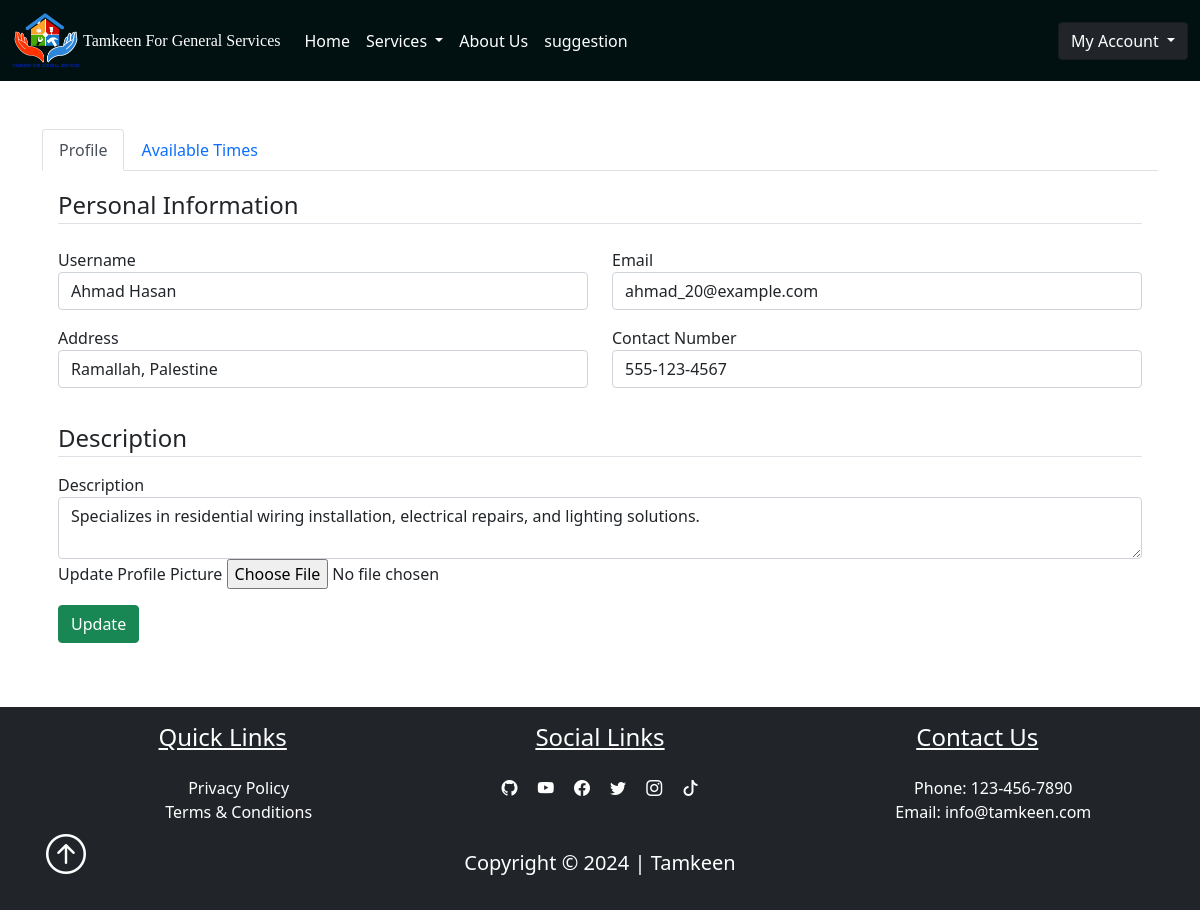
/dashboard/profile (signed in), run on the app's committed database.
### pythonic/models.py (models this page shows, shortened)
class User(db.Model, UserMixin):
    id = db.Column(db.Integer, primary_key=True)
    username = db.Column(db.String(25), unique=True, nullable=False)
    email = db.Column(db.String(125), unique=True, nullable=False)
    image_file = db.Column(db.String(20), nullable=False, default="prf.jpg")
    password = db.Column(db.String(60), nullable=False)
    address = db.Column(db.String(25), nullable=False)
    contactNumber = db.Column(db.String(10), nullable=False)  # Assuming mobile number is 10 digits long
    user_type = db.Column(db.String(20), nullable=False)
    service_type = db.Column(db.String(20), nullable=True)  # Set nullable to True
    description = db.Column(db.Text, nullable=True)  # Set nullable to True
    service_id = db.Column(db.Integer, db.ForeignKey("service.id"), nullable=True)
    availability = db.relationship('Availability', uselist=False, backref='owner', lazy=True)  # One-to-one relationship
    works=db.relationship("Work", backref="maker", lazy=True)

### pythonic/routes.py (the view)
@app.route("/dashboard/profile", methods=["GET", "POST"])
@login_required
def profile():
    profile_form = UpdateProfileForm()
    if profile_form.validate_on_submit():
        if profile_form.picture.data:
            picture_file = save_picture(profile_form.picture.data)
            current_user.image_file = picture_file
        current_user.username = profile_form.username.data
        current_user.email = profile_form.email.data
        current_user.address = profile_form.address.data
        current_user.contactNumber = profile_form.contactNumber.data
        current_user.description = profile_form.description.data
        db.session.commit()
        flash("Your profile has been updated", "success")
        return redirect(url_for("profile"))
    elif request.method == "GET":
        profile_form.username.data = current_user.username
        profile_form.email.data = current_user.email
        profile_form.address.data = current_user.address
        profile_form.contactNumber.data = current_user.contactNumber
        profile_form.description.data = current_user.description
    image_file = url_for("static", filename=f"user_pics/{current_user.image_file}")
    return render_template(
        "profile.html",
        title="Profile",
        profile_form=profile_form,
        image_file=image_file,
        active_tab="profile",
    )

### pythonic/forms.py (shortened to what this page needs)
class UpdateProfileForm(FlaskForm):
    username = StringField(
        "Username", validators=[DataRequired(), Length(min=2, max=25)]
    )
    email = StringField("Email", validators=[DataRequired(), Email()])
    address = StringField(
        "Address", validators=[DataRequired(), Length(min=2, max=25)]
    )
    contactNumber = StringField(
    "Contact Number",
    validators=[
        DataRequired(),
        Length(min=10, max=10),
        Regexp('^[0-9]*$', message='Contact number must contain only numbers')
    ]
)
    description = TextAreaField("Description")
    picture = FileField(
        "Update Profile Picture", validators=[FileAllowed(["jpg", "png"])]
    )
    submit = SubmitField("Update")

### pythonic/models.py (called while the page is built)
@login_manager.user_loader
def load_user(user_id):
    return User.query.get(int(user_id))

### pythonic/templates/profile.html (shortened to what this page needs)
{% extends "dashboard.html"%}
{% block profile %}
<div class="{{'tab-pane show active fade p-3' if active_tab=='profile' else 'tab-pane fade p-3'}}" id="nav-profile" role="tabpanel" aria-labelledby="nav-profile-tab">
    <form action=" " method="POST" enctype="multipart/form-data">
        <fieldset class='form-group'>
            <legend class='border-bottom mb-4'>Personal Information</legend>
            <div class='form-group'>
                <div class="row mb-3">
                    <div class="col">
                        {{ profile_form.username.label(class='form-control-label')}}
                        {% if profile_form.username.errors%}
                        {{ profile_form.username(class='form-control form-control-lg is-invalid')}}
                        <div class="invalid-feedback">
                            {% for error in profile_form.username.errors %}
                            <span>{{error}}</span>
                            {% endfor %}
                        </div>
                        {% else %}
                        {{ profile_form.username(class='form-control form-control')}}
                        {% endif %}
                    </div>
                    <div class="col">
                        {{ profile_form.email.label(class='form-control-label')}}
                        {% if profile_form.email.errors%}
                        {{ profile_form.email(class='form-control form-control-lg is-invalid')}}
                        <div class="invalid-feedback">
                            {% for error in profile_form.email.errors %}
                            <span>{{error}}</span>
                            {% endfor %}
                        </div>
                        {% else %}
                        {{ profile_form.email(class='form-control form-control')}}
                        {% endif %}
                    </div>
                </div>
                <div class="row mb-3">
                    <div class="col">
                        {{ profile_form.address.label(class='form-control-label')}}
                        {% if profile_form.address.errors%}
                        {{ profile_form.address(class='form-control form-control-lg is-invalid')}}
                        <div class="invalid-feedback">
                            {% for error in profile_form.address.errors %}
                            <span>{{error}}</span>
                            {% endfor %}
                        </div>
                        {% else %}
                        {{ profile_form.address(class='form-control form-control')}}
                        {% endif %}
                    </div>
                    <div class="col">
                        {{ profile_form.contactNumber.label(class='form-control-label')}}
                        {% if profile_form.contactNumber.errors%}
                        {{ profile_form.contactNumber(class='form-control form-control-lg is-invalid')}}
                        <div class="invalid-feedback">
                            {% for error in profile_form.contactNumber.errors %}
                            <span>{{error}}</span>
                            {% endfor %}
                        </div>
                        {% else %}
                        {{ profile_form.contactNumber(class='form-control form-control')}}
                        {% endif %}
                    </div>
                </div>
            </div>
        </fieldset>
        <fieldset>
            <legend class="border-bottom my-3">Description</legend>
            <div class="form-group">
                <div class="col">
                    {{ profile_form.description.label(class='form-control-label')}}
                    {% if profile_form.description.errors%}
                    {{ profile_form.description(class='form-control form-control-lg is-invalid')}}
                    <div class="invalid-feedback">
                        {% for error in profile_form.description.errors %}
                        <span>{{error}}</span>
                        {% endfor %}
                    </div>
                    {% else %}
                    {{ profile_form.description(class='form-control form-control')}}
                    {% endif %}
                </div>
                <div class="form-group mb-3">
                    {{ profile_form.picture.label}}
                    {{ profile_form.picture(class='form-control-file')}}
                </div>
                <div class="col-12">
                    <button class="btn btn-success" type="submit">Update</button>
                </div>
            </div>
        </fieldset>
    </form>
</div>
{% endblock profile %}

### data on the page
User: username "Ahmad Hasan", email "ahmad_20@example.com", address "Ramallah, Palestine", contactNumber "555-123-4567", description "Specializes in residential wiring installation, electrical repairs, and lighting solutions."

### other printed values
{{ profile_form.username.label(class='form-control-label') }} "Username"
{{ profile_form.email.label(class='form-control-label') }} "Email"
{{ profile_form.address.label(class='form-control-label') }} "Address"
{{ profile_form.contactNumber.label(class='form-control-label') }} "Contact Number"
{{ profile_form.description.label(class='form-control-label') }} "Description"
{{ profile_form.picture.label }} "Update Profile Picture"
